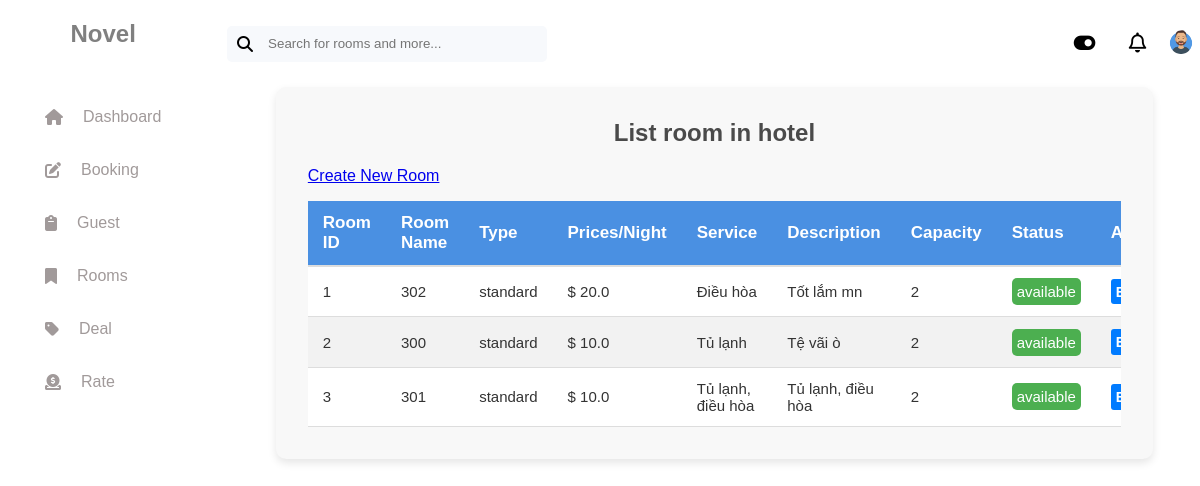
Page /list_room (signed in) on the earlier database version.
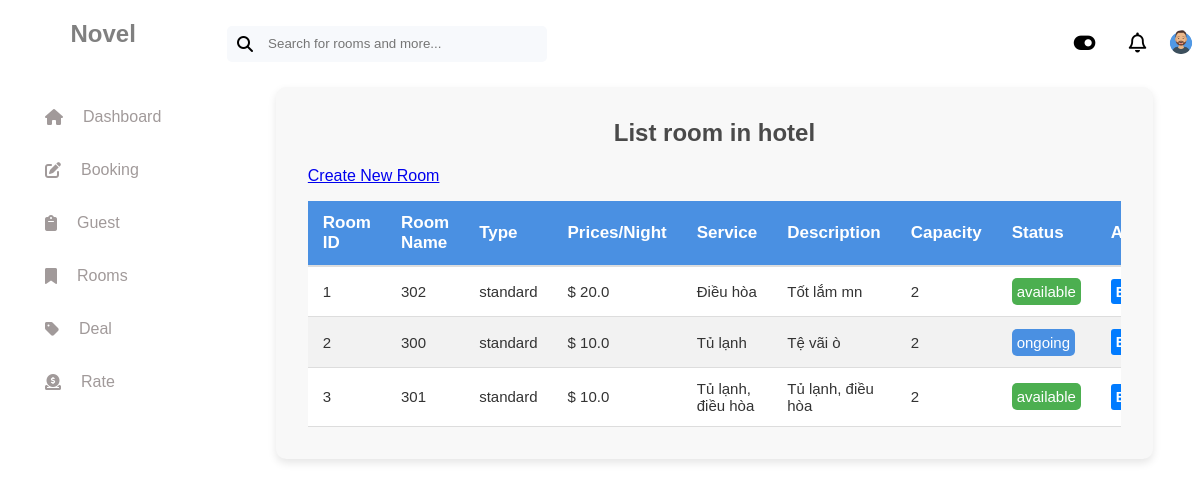
Same page on the later database version.
### tables this page shows
CREATE TABLE room (
  room_id INTEGER PRIMARY KEY,
  room_name TEXT NOT NULL,
  type TEXT CHECK (type IN ('standard', 'vip')) NOT NULL,
  status TEXT CHECK (status IN ('available', 'ongoing', 'closed')) NOT NULL
, price_per_night FLOAT, service TEXT, description text, capacity INTEGER);

### app.py (the view)
@app.route("/list_room", methods=["GET"])
def list_room():
    conn = get_db_connection()
    rooms = conn.execute("SELECT * FROM room").fetchall()
    conn.close()
    return render_template("list_room.html", rooms=rooms)

### app.py (called while the page is built)
@app.before_request
def check_authentication():
    if request.endpoint not in ['login', 'register', 'static'] and not session.get("logged_in"):
        return redirect(url_for("login"))

### database/database_function.py (called while the page is built)
def get_db_connection():
    conn = sqlite3.connect('hotel1.db')
    conn.row_factory = sqlite3.Row
    return conn

### templates/list_room.html (shortened to what this page needs)
{% extends "layout.html" %} {% block stylesheets %}
<link rel="stylesheet" href="{{ url_for('static', filename='list_room.css') }}" />
{% endblock %} {% block title %} Booking {% endblock %} {% block content %}
<div class="container">
    <h1>List room in hotel</h1>
    <a href="{{ url_for('create_room') }}">Create New Room</a>
    <div class="table-responsive">
        <table class="table custom-table no-footer">
            <thead>
                <tr>
                    <th>Room ID</th>
                    <th>Room Name</th>
                    <th>Type</th>
                    <th>Prices/Night</th>
                    <th>Service</th>
                    <th>Description</th>
                    <th>Capacity</th>
                    <th>Status</th>
                    <th>Actions</th>
                </tr>
            </thead>
            <tbody>
                {% for room in rooms %}
                <tr>
                    <td>{{ room['room_id'] }}</td>
                    <td>{{ room['room_name'] }}</td>
                    <td>{{ room['type'] }}</td>
                    <td>$ {{ room['price_per_night'] }}</td>
                    <td>{{ room['service'] }}</td>
                    <td>{{ room['description'] }}</td>
                    <td>{{ room['capacity'] }}</td>
                    <td>
                        {% if room['status'] == 'available' %}
                        <span class="status available-status"> {{ room['status'] }} </span>
                        {% endif %} {% if room['status'] == 'ongoing' %}
                        <span class="status ongoing-status"> {{ room['status'] }} </span>
                        {% endif %}
                    </td>
                    <td>
                        <div class="btn-container">
                            <a href="{{ url_for('edit_room', room_id=room['room_id']) }}" class="btn btn-edit">Edit</a>
                        </div>
                    </td>
                </tr>
                {% endfor %}
            </tbody>
        </table>
    </div>
</div>
{% endblock %}

Differences in the rows shown:
changed room "Tủ lạnh": status "available" → "ongoing"
